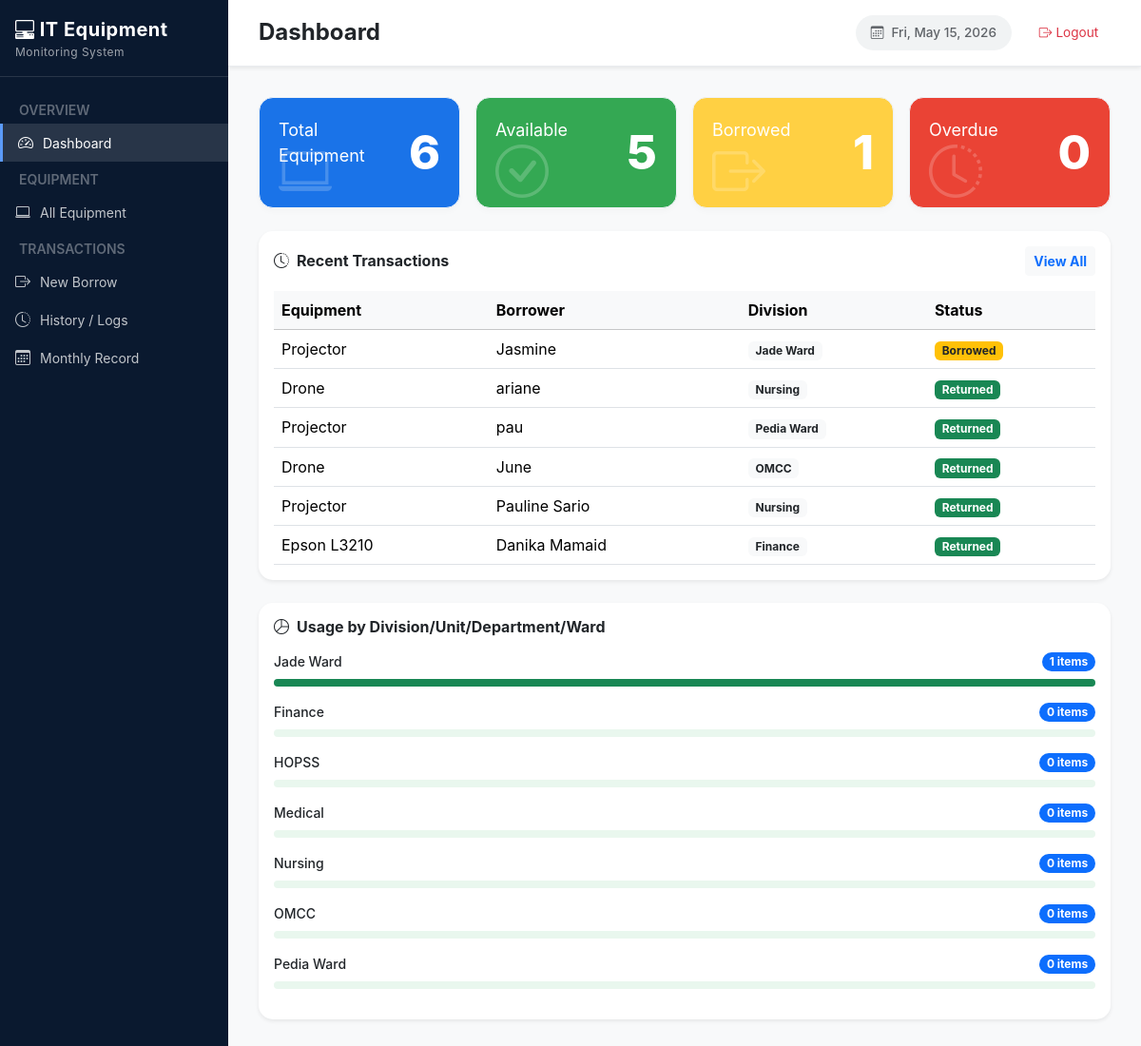
The app's page / (signed in) with its own data.
### ems/models.py (models this page shows, shortened)
class BorrowTransaction(models.Model):
    STATUS_CHOICES = [
        ('ongoing', 'Ongoing'),
        ('returned', 'Returned'),
    ]
    transaction_number = models.PositiveIntegerField(unique=True, null=True, blank=True)
    equipment = models.ForeignKey(Equipment, on_delete=models.CASCADE, related_name='transactions')
    borrower_name = models.CharField(max_length=150)
    division = models.ForeignKey(Division, on_delete=models.SET_NULL, null=True)
    purpose = models.TextField()
    released_by = models.CharField(max_length=150)
    date_borrowed = models.DateTimeField(auto_now_add=True)
    due_date = models.DateTimeField(null=True, blank=True)
    status = models.CharField(max_length=20, choices=STATUS_CHOICES, default='ongoing')
    date_returned = models.DateTimeField(null=True, blank=True)
    returned_by = models.CharField(max_length=150, blank=True)
    received_by = models.CharField(max_length=150, blank=True)
    return_notes = models.TextField(blank=True)
    created_at = models.DateTimeField(auto_now_add=True)
    class Meta:
        ordering = ['-date_borrowed']
    @property
    def is_overdue(self):
        if self.status == 'Ongoing' and self.borrowed_date:
            return timezone.now() > self.borrowed_date + timedelta(days=1)
        return False

class Equipment(models.Model):
    STATUS_CHOICES = [
        ('available', 'Available'),
        ('borrowed',  'Borrowed'),
        ('unavailable', 'Not Available'),
    ]
    name = models.CharField(max_length=100)
    serial_number = models.CharField(max_length=100, unique=True)
    category = models.CharField(max_length=100, blank=True)
    status = models.CharField(max_length=20, choices=STATUS_CHOICES, default='available')
    description = models.TextField(blank=True)
    added_at = models.DateTimeField(auto_now_add=True)

class Division(models.Model):
    name = models.CharField(max_length=100, unique=True)

### ems/views.py (the view)
# urls.py: path('', views.dashboard, name='dashboard'),
@login_required(login_url='user_login')
def dashboard(request):
    equipments = Equipment.objects.all()
    total = equipments.count()
    available = equipments.filter(status='available').count()
    borrowed = equipments.filter(status='borrowed').count()
    unavailable = equipments.filter(status='unavailable').count()
    ongoing_txns = (BorrowTransaction.objects
        .filter(status='ongoing')
        .select_related('equipment', 'division')
        .order_by('due_date'))
    overdue = [t for t in ongoing_txns if t.is_overdue]
    recent_txns = (BorrowTransaction.objects
        .select_related('equipment', 'division')
        .order_by('-created_at')[:8])
    dept_stats = (BorrowTransaction.objects
        .filter(status='ongoing')
        .values('division__name')
        .annotate(count=Count('id'))
        .order_by('-count'))
    division_stats = []
    for division in Division.objects.annotate(
        count=Count('borrowtransaction', filter=Q(borrowtransaction__status='ongoing'))
    ).order_by('-count', 'name'):
        percent = 0
        if borrowed:
            percent = round((division.count / borrowed) * 100)
        division_stats.append({
            'name': division.name or 'General',
            'count': division.count,
            'percent': percent,
        })
    return render(request, 'ems/dashboard.html', {
        'total': total,
        'available': available,
        'borrowed': borrowed,
        'unavailable': unavailable,
        'ongoing_txns': ongoing_txns,
        'recent_txns': recent_txns,
        'overdue': overdue,
        'dept_stats': dept_stats,
        'division_stats': division_stats,
    })

### ems/templates/ems/dashboard.html (shortened to what this page needs)
{% extends 'ems/base.html' %}
{% block page_title %}Dashboard{% endblock %}
{% block content %}
    <div class="row g-3 mb-4">
        <div class="col-6 col-md-3">
            <div class="stat-card card-total" style="background: #1a73e8; color: white; padding: 20px; border-radius: 15px; position: relative; overflow: hidden; min-height: 110px;">
                <div style="font-size: 18px; position: relative; z-index: 2;">Total Equipment</div>
                <div style="font-size: 50px; font-weight: 800; position: relative; z-index: 2;">{{ total }}</div>
                <i class="bi bi-laptop" style="position: absolute; bottom: -5px; font-size: 3.5rem; opacity: 0.2;"></i>
            </div>
        </div>
        <div class="col-6 col-md-3">
            <div class="stat-card card-available" style="background: #34a853; color: white; padding: 20px; border-radius: 15px; position: relative; overflow: hidden; min-height: 110px;">
                <div style="font-size: 18px; position: relative; z-index: 2;">Available</div>
                <div style="font-size: 50px; font-weight: 800; position: relative; z-index: 2;">{{ available }}</div>
                <i class="bi bi-check-circle" style="position: absolute; bottom: -5px; font-size: 3.5rem; opacity: 0.2;"></i>
            </div>
        </div>
        <div class="col-6 col-md-3">
            <div class="stat-card card-borrowed" style="background: #ffd043; color: white; padding: 20px; border-radius: 15px; position: relative; overflow: hidden; min-height: 110px;">
                <div style="font-size: 18px; position: relative; z-index: 2;">Borrowed</div>
                <div style="font-size: 50px; font-weight: 800; position: relative; z-index: 2;">{{ borrowed }}</div>
                <i class="bi bi-box-arrow-right" style="position: absolute; bottom: -5px; bottom: -5px; font-size: 3.5rem; opacity: 0.2;"></i>
            </div>
        </div>
        <div class="col-6 col-md-3">
            <div class="stat-card card-overdue" style="background: #ea4335; color: white; padding: 20px; border-radius: 15px; position: relative; overflow: hidden; min-height: 110px;">
                <div style="font-size: 18px; position: relative; z-index: 2;">Overdue</div>
                <div style="font-size: 50px; font-weight: 800; position: relative; z-index: 2;">{{ overdue|length }}</div>
                <i class="bi bi-clock-history" style="position: absolute; bottom: -5px; font-size: 3.5rem; opacity: 0.2;"></i>
            </div>
        </div>
    </div>
    <div class="row g-4">
        <div class="col-12">
            <div class="table-card shadow-sm border-0 bg-white p-3" style="border-radius: 15px;">
                <div class="d-flex justify-content-between align-items-center mb-3">
                    <h6 class="fw-bold mb-0"><i class="bi bi-clock-history me-2"></i>Recent Transactions</h6>
                    <a href="{% url 'history_logs' %}" class="btn btn-sm btn-light text-primary fw-bold">View All</a>
                </div>
                <div class="table-responsive">
                    <table class="table table-hover">
                        <thead class="table-light">
                            <tr>
                                <th>Equipment</th>
                                <th>Borrower</th>
                                <th>Division</th>
                                <th>Status</th>
                            </tr>
                        </thead>
                        <tbody>
                            {% for t in recent_txns %}
                            <tr>
                                <td>{{ t.equipment.name }}</td>
                                <td>{{ t.borrower_name }}</td>
                                <td><span class="badge bg-light text-dark">{{ t.division.name }}</span></td>
                                <td>
                                    {% if t.status == 'ongoing' %}
                                        <span class="badge bg-warning text-dark">Borrowed</span>
                                    {% else %}
                                        <span class="badge bg-success">Returned</span>
                                    {% endif %}
                                </td>
                            </tr>
                            {% empty %}
                            <tr><td colspan="4" class="text-center text-muted">No recent activities.</td></tr>
                            {% endfor %}
                        </tbody>
                    </table>
                </div>
            </div>
        </div>
        <div class="col-12">
            <div class="table-card shadow-sm border-0 bg-white p-3" style="border-radius: 15px;">
                <h6 class="fw-bold mb-3"><i class="bi bi-pie-chart me-2"></i>Usage by Division/Unit/Department/Ward</h6>
                {% for stat in division_stats %}
                <div class="mb-3">
                    <div class="d-flex justify-content-between align-items-center mb-2">
                        <span class="small fw-medium">{{ stat.name }}</span>
                        <span class="badge bg-primary rounded-pill">{{ stat.count }} items</span>
                    </div>
                    <div class="progress" style="height: 8px; border-radius: 999px; overflow: hidden; background: #e9f7ee;">
                        <div class="progress-bar" role="progressbar" style="width: {{ stat.percent }}%; background: #198754;" aria-valuenow="{{ stat.percent }}" aria-valuemin="0" aria-valuemax="100"></div>
                    </div>
                </div>
                {% empty %}
                <p class="text-muted text-center small">No divisions added yet.</p>
                {% endfor %}
            </div>
        </div>
    </div>
{% endblock %}

### ems/templates/ems/base.html (style rules this page uses)
body { font-family: Inter, system-ui, -apple-system, sans-serif; background-color: #f8f9fa; margin: 0; overflow-x: hidden; }
.stat-card { background: #ffffff; border-radius: 12px; padding: 1.5rem; display: flex; justify-content: space-between; align-items: flex-start; border: 1px solid #eef2f7; box-shadow: 0 4px 6px rgba(0,0,0,0.02); position: relative; overflow: hidden; }
.table-card { background: #ffffff; border-radius: 12px; border: 1px solid #ccc6c6; box-shadow: 0 4px 6px rgba(0,0,0,0.02); }
.table { margin-bottom: 0; }

### records on screen
BorrowTransaction: equipment.name "Projector", borrower_name "Jasmine", division.name "Jade Ward", status "Borrowed"
BorrowTransaction: equipment.name "Drone", borrower_name "ariane", division.name "Nursing", status "Returned"
BorrowTransaction: equipment.name "Projector", borrower_name "pau", division.name "Pedia Ward", status "Returned"
BorrowTransaction: equipment.name "Drone", borrower_name "June", division.name "OMCC", status "Returned"
BorrowTransaction: equipment.name "Projector", borrower_name "Pauline Sario", division.name "Nursing", status "Returned"
BorrowTransaction: equipment.name "Epson L3210", borrower_name "Danika Mamaid", division.name "Finance", status "Returned"
Division: name "Jade Ward"
Division: name "Finance"
Division: name "HOPSS"
Division: name "Medical"
Division: name "Nursing"
Division: name "OMCC"
Division: name "Pedia Ward"

### other values on screen
{{ total }} "6"
{{ available }} "5"
{{ borrowed }} "1"
{{ overdue|length }} "0"
{{ stat.count }} "1" "0" "0" "0" "0" "0" "0"
